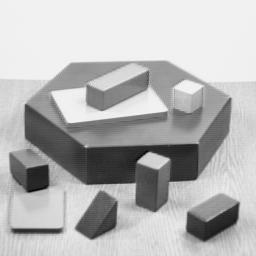
#> input picture img/blox.jpg, 256 x 256 px
$ jupyter execute FAST.ipynb
#> lines starting #> are read from the running program, lines starting #| are printed output that depends on the picture
## FAST(Features from Accelerated Segment Test)

The details of FAST algorithm are as follows:
1. For one pixel $p$ in the image, let its intensity be $I_p$.
2. Seletct an appropriate threshold value $t$.
3. Consider a circle of 16 pixels around the pixel under test:<br>

4. We say the pixel under test is a corner if there are 12 continuous pixels(in the 16 pixels) which are all brighter than $I_p+t$ or all darker than $I_p-t$.
5. Actually, to speed up, we just check the pixels at 1, 5, 9, 13. We first check 1, 9 and then 5, 13. If there are 3 pixels darker than the dark-threshold or brighter than the bright-threshold, we see it as a corner.

But there are definately many drawbacks of this method. So we use Machine Learning methods(superivison learning) and None-Maximal Supression to impove the accuracy, especially detect the images with same distribution.
1. Select a set of images as training set.
2. Run FAST in every training image to find feature points.
3. Let the 16 piexels of every detected featured points as feature vector $P$.
4. Define a label $K_p$, which is true if $p$ is a corner and false otherwise.
5. Use ID3 algorithm (decision tree classifier) to train a model with the input data as feature vector $P$ and input label as $K_p$, measured by the entropy of $K_p$
6. Recursively train util entropy is zero.
7. Consider a score function V, which is the sum of absolute difference between $p$ asnd 16 surrounding pixels values.
8. Consider the adjacent feature points, One will be discarded if one adjacent feature point has a higher score.

[cell 1]
import numpy as np
import cv2 as cv
from matplotlib import pyplot as plt

img = cv.imread('../img/blox.jpg', 0)
#> img is the input picture: shape (256, 256); min 0, max 252, mean 182.8
fast = cv.FastFeatureDetector_create()
kp = fast.detect(img, None)
#> kp = 431 keypoints; strongest (x, y, size): (139, 162, 7), (86, 146, 7), (168, 159, 7), (47, 165, 7)

# the third parameter is the draw function
img2 = cv.drawKeypoints(img, kp, None, color=(255, 0, 0))
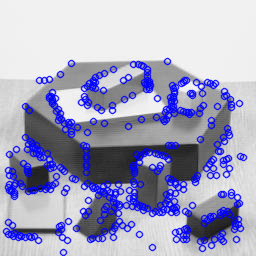
#> img2: shape (256, 256, 3); mean of channels 0, 1, 2 194.8, 164.3, 164.3; drawn as B, G, R

print("Threshold: {}".format(fast.getThreshold())) # t
print("NonMaxSuppression: {}".format(fast.getNonmaxSuppression()))
print("neighborhood: {}".format(fast.getType())) # neighbor type
print("Total keypoints with nonmaxSuppression: {}".format(len(kp)))
#| Total keypoints with nonmaxSuppression: 431

# disable nonmaxSuppression
fast.setNonmaxSuppression(False)
kp  = fast.detect(img, None)
#> kp = 1575 keypoints; strongest (x, y, size): (167, 61, 7), (70, 62, 7), (71, 62, 7), (70, 63, 7)
print("Total keypoints without nonmaxSuppression: {}".format(len(kp)))
#| Total keypoints without nonmaxSuppression: 1575

img3 = cv.drawKeypoints(img, kp, None, color=(255, 0, 0))
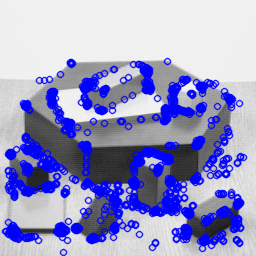
#> img3: shape (256, 256, 3); mean of channels 0, 1, 2 202, 153.5, 153.5; drawn as B, G, R

rst=np.hstack((img2, img3))
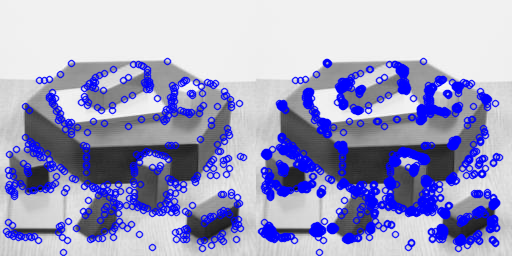
#> rst: shape (256, 512, 3); mean of channels 0, 1, 2 198.4, 158.9, 158.9; drawn as B, G, R
cv.imshow('result', rst)
cv.waitKey(0)
cv.destroyAllWindows()

$ run again, with img/butterfly.jpg copied over img/blox.jpg
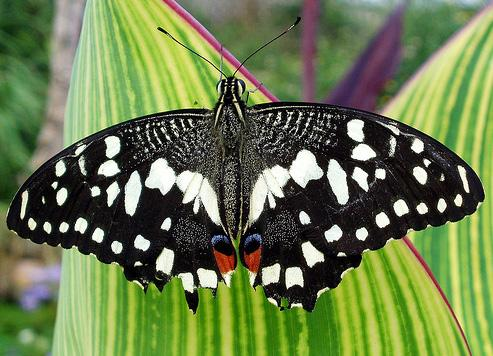
#> input picture img/butterfly.jpg, 493 x 356 px
#> `kp = fast.detect(img, None)`: kp = 4992 keypoints; strongest (x, y, size): (55, 187, 7), (48, 232, 7), (52, 185, 7), (158, 123, 7)
#> `img2 = cv.drawKeypoints(img, kp, None, color=(255, 0, 0))`:
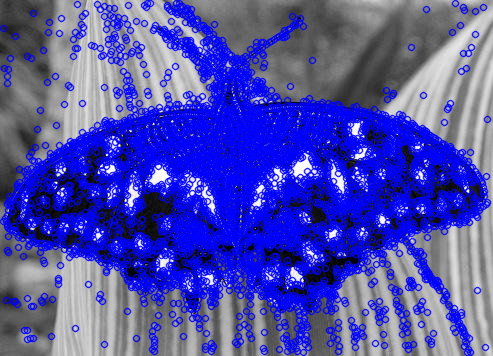
#> img2: shape (356, 493, 3); mean of channels 0, 1, 2 174.3, 78.9, 78.9; drawn as B, G, R
#| Total keypoints with nonmaxSuppression: 4992
#> `kp  = fast.detect(img, None)`: kp = 16457 keypoints; strongest (x, y, size): (85, 3, 7), (97, 3, 7), (147, 3, 7), (150, 3, 7)
#| Total keypoints without nonmaxSuppression: 16457
#> `rst=np.hstack((img2, img3))`:
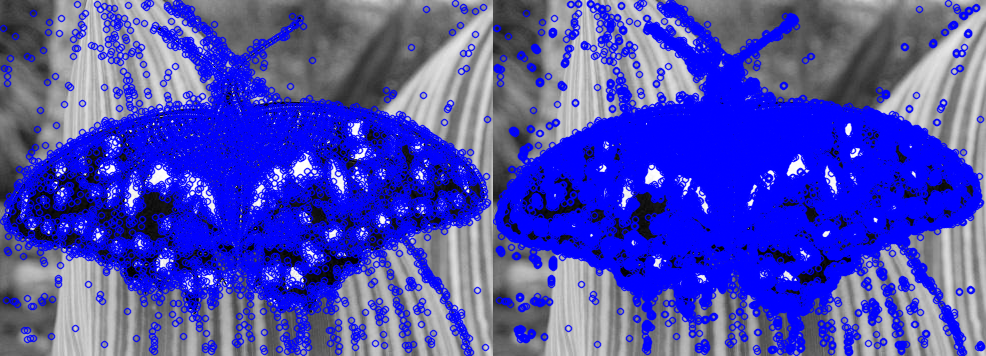
#> rst: shape (356, 986, 3); mean of channels 0, 1, 2 182.6, 73.6, 73.6; drawn as B, G, R
